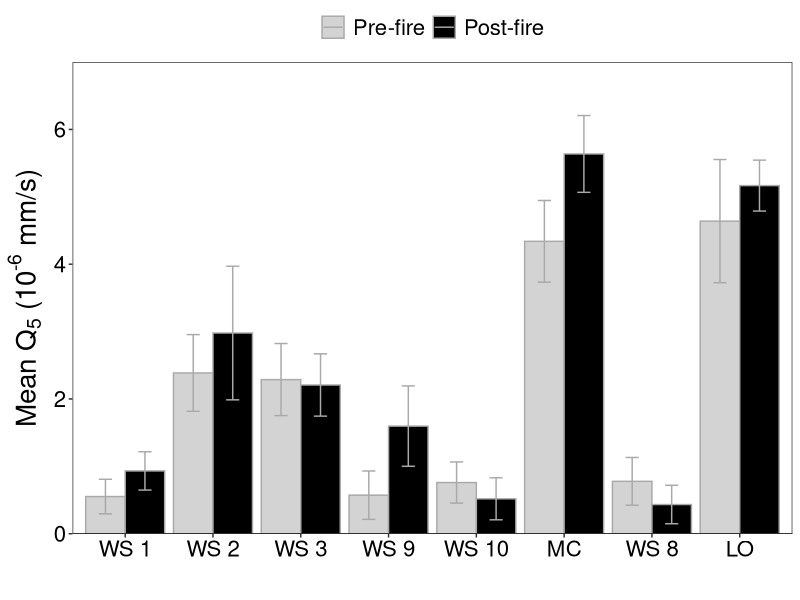
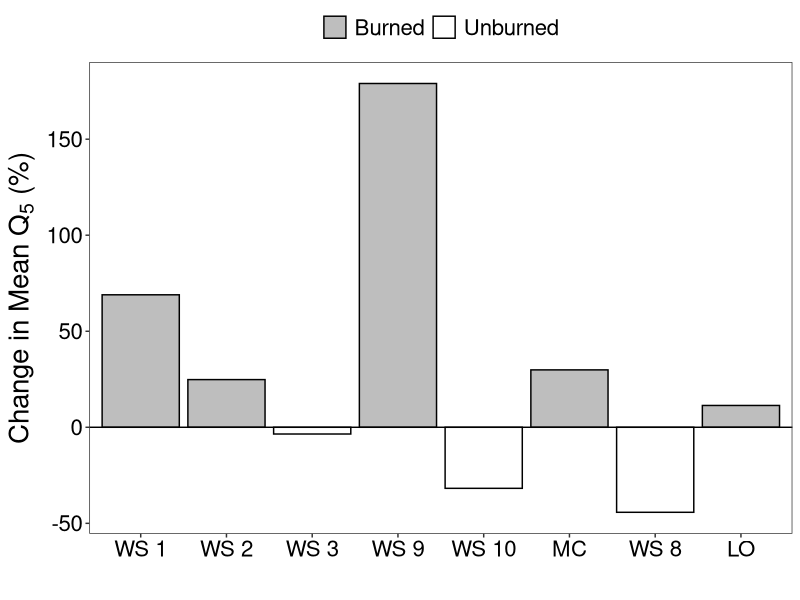

Here is the R script that generated these plots, in order:
#imports
library(stats)
library(ggplot2)
library(reshape2)

#set working directory
setwd("/Users/shannonduffy/Library/CloudStorage/Box-Box/Shannon_Duffy/Writing/Code For Paper Publication/")

#inputs
#read in low flows file
q5 <- read.csv("./Intermediate Outputs/5thPercentileFlows_nofall_2000_2025.csv")

#trim to recent prefire period
pre_holiday_q5<- subset(q5, WATERYEAR > 1999)
pre_holiday_q5<- subset(pre_holiday_q5, WATERYEAR < 2021)
pre_holiday_q5<-pre_holiday_q5[c("WATERYEAR","GSWS01","GSWS02","GSWS03","GSWS09","GSWS10")]
pre_lookout_q5<- subset(q5, WATERYEAR > 1999)
pre_lookout_q5<- subset(pre_lookout_q5, WATERYEAR < 2024)
pre_lookout_q5<-pre_lookout_q5[c("WATERYEAR","GSWSMC","GSLOOK","GSWS08")]
#trim post-fire period
post_holiday_q5<-subset(q5, WATERYEAR > 2020)
post_holiday_q5<-post_holiday_q5[c("WATERYEAR","GSWS01","GSWS02","GSWS03","GSWS09","GSWS10")]
post_lookout_q5<-subset(q5, WATERYEAR > 2023)
post_lookout_q5<-post_lookout_q5[c("WATERYEAR","GSWSMC","GSLOOK","GSWS08")]

#find mean of each watershed prefire
ws1_prefire_mean<-mean(pre_holiday_q5$GSWS01, na.rm = TRUE)
ws2_prefire_mean<-mean(pre_holiday_q5$GSWS02, na.rm = TRUE)
ws3_prefire_mean<-mean(pre_holiday_q5$GSWS03, na.rm = TRUE)
ws9_prefire_mean<-mean(pre_holiday_q5$GSWS09, na.rm = TRUE)
ws10_prefire_mean<-mean(pre_holiday_q5$GSWS10, na.rm = TRUE)
mc_prefire_mean<-mean(pre_lookout_q5$GSWSMC, na.rm = TRUE)
lo_prefire_mean<-mean(pre_lookout_q5$GSLOOK, na.rm = TRUE)
ws8_prefire_mean<-mean(pre_lookout_q5$GSWS08, na.rm = TRUE)
#find st dev of each watershed prefire
ws1_prefire_sd<-sd(pre_holiday_q5$GSWS01, na.rm = TRUE)
ws2_prefire_sd<-sd(pre_holiday_q5$GSWS02, na.rm = TRUE)
ws3_prefire_sd<-sd(pre_holiday_q5$GSWS03, na.rm = TRUE)
ws9_prefire_sd<-sd(pre_holiday_q5$GSWS09, na.rm = TRUE)
ws10_prefire_sd<-sd(pre_holiday_q5$GSWS10, na.rm = TRUE)
mc_prefire_sd<-sd(pre_lookout_q5$GSWSMC, na.rm = TRUE)
lo_prefire_sd<-sd(pre_lookout_q5$GSLOOK, na.rm = TRUE)
ws8_prefire_sd<-sd(pre_lookout_q5$GSWS08, na.rm = TRUE)
#find confidence interval of each watershed prefire
ws1_prefire_ci<-2.086*ws1_prefire_sd/((nrow(pre_holiday_q5[!is.na(pre_holiday_q5$GSWS01),]))^(1/2))
ws2_prefire_ci<-2.086*ws2_prefire_sd/((nrow(pre_holiday_q5[!is.na(pre_holiday_q5$GSWS02),]))^(1/2))
ws3_prefire_ci<-2.086*ws3_prefire_sd/((nrow(pre_holiday_q5[!is.na(pre_holiday_q5$GSWS03),]))^(1/2))
ws9_prefire_ci<-2.086*ws9_prefire_sd/((nrow(pre_holiday_q5[!is.na(pre_holiday_q5$GSWS09),]))^(1/2))
ws10_prefire_ci<-2.086*ws10_prefire_sd/((nrow(pre_holiday_q5[!is.na(pre_holiday_q5$GSWS10),]))^(1/2))
mc_prefire_ci<-2.069*mc_prefire_sd/((nrow(pre_lookout_q5[!is.na(pre_lookout_q5$GSWSMC),]))^(1/2))
lo_prefire_ci<-2.069*lo_prefire_sd/((nrow(pre_lookout_q5[!is.na(pre_lookout_q5$GSWSLO),]))^(1/2))
ws8_prefire_ci<-2.069*ws8_prefire_sd/((nrow(pre_lookout_q5[!is.na(pre_lookout_q5$GSWS08),]))^(1/2))
#find mean of each watershed postfire
ws1_postfire_mean<-mean(post_holiday_q5$GSWS01, na.rm = TRUE)
ws2_postfire_mean<-mean(post_holiday_q5$GSWS02, na.rm = TRUE)
ws3_postfire_mean<-mean(post_holiday_q5$GSWS03, na.rm = TRUE)
ws9_postfire_mean<-mean(post_holiday_q5$GSWS09, na.rm = TRUE)
ws10_postfire_mean<-mean(post_holiday_q5$GSWS10, na.rm = TRUE)
mc_postfire_mean<-mean(post_lookout_q5$GSWSMC, na.rm = TRUE)
lo_postfire_mean<-mean(post_lookout_q5$GSLOOK, na.rm = TRUE)
ws8_postfire_mean<-mean(post_lookout_q5$GSWS08, na.rm = TRUE)
#find st dev of each watershed postfire
ws1_postfire_sd<-sd(post_holiday_q5$GSWS01, na.rm = TRUE)
ws2_postfire_sd<-sd(post_holiday_q5$GSWS02, na.rm = TRUE)
ws3_postfire_sd<-sd(post_holiday_q5$GSWS03, na.rm = TRUE)
ws9_postfire_sd<-sd(post_holiday_q5$GSWS09, na.rm = TRUE)
ws10_postfire_sd<-sd(post_holiday_q5$GSWS10, na.rm = TRUE)
mc_postfire_sd<-sd(post_lookout_q5$GSWSMC, na.rm = TRUE)
lo_postfire_sd<-sd(post_lookout_q5$GSLOOK, na.rm = TRUE)
ws8_postfire_sd<-sd(post_lookout_q5$GSWS08, na.rm = TRUE)
#find percent change of each watershed
ws1_pct_change<-100*(ws1_postfire_mean-ws1_prefire_mean)/abs(ws1_prefire_mean)
ws2_pct_change<-100*(ws2_postfire_mean-ws2_prefire_mean)/abs(ws2_prefire_mean)
ws3_pct_change<-100*(ws3_postfire_mean-ws3_prefire_mean)/abs(ws3_prefire_mean)
ws9_pct_change<-100*(ws9_postfire_mean-ws9_prefire_mean)/abs(ws9_prefire_mean)
ws10_pct_change<-100*(ws10_postfire_mean-ws10_prefire_mean)/abs(ws10_prefire_mean)
mc_pct_change<-100*(mc_postfire_mean-mc_prefire_mean)/abs(mc_prefire_mean)
lo_pct_change<-100*(lo_postfire_mean-lo_prefire_mean)/abs(lo_prefire_mean)
ws8_pct_change<-100*(ws8_postfire_mean-ws8_prefire_mean)/abs(ws8_prefire_mean)
#combine into dataframe
means_df<-data.frame(
  Watershed=c("WS 1","WS 1","WS 2","WS 2","WS 3","WS 3","WS 9","WS 9","WS 10","WS 10","MC","MC","LO","LO","WS 8","WS 8"),
  Period=c("Pre-fire","Post-fire","Pre-fire","Post-fire","Pre-fire","Post-fire","Pre-fire","Post-fire","Pre-fire","Post-fire","Pre-fire","Post-fire","Pre-fire","Post-fire","Pre-fire","Post-fire"),
  Mean=c(ws1_prefire_mean,ws1_postfire_mean,ws2_prefire_mean,ws2_postfire_mean,ws3_prefire_mean,ws3_postfire_mean,ws9_prefire_mean,ws9_postfire_mean,ws10_prefire_mean,ws10_postfire_mean,mc_prefire_mean,mc_postfire_mean,lo_prefire_mean,lo_postfire_mean,ws8_prefire_mean,ws8_postfire_mean),
  Stdev=c(ws1_prefire_sd,ws1_postfire_sd,ws2_prefire_sd,ws2_postfire_sd,ws3_prefire_sd,ws3_postfire_sd,ws9_prefire_sd,ws9_postfire_sd,ws10_prefire_sd,ws10_postfire_sd,mc_prefire_sd,mc_postfire_sd,lo_prefire_sd,lo_postfire_sd,ws8_prefire_sd,ws8_postfire_sd),
  Pct_change=c(NA,ws1_pct_change,NA,ws2_pct_change,NA,ws3_pct_change,NA,ws9_pct_change,NA,ws10_pct_change,NA,mc_pct_change,NA,lo_pct_change,NA,ws8_pct_change),
  Burn_Status=c("Burned","Burned","Burned","Burned","Unburned","Unburned","Burned","Burned","Unburned","Unburned","Burned","Burned","Burned","Burned","Unburned","Unburned")
)

#multiply everything times 10^6
means_df_106<-means_df
means_df_106$Mean<-means_df_106$Mean*10^6
means_df_106$Stdev<-means_df_106$Stdev*10^6

#order watersheds
means_df_106$Watershed<-factor(means_df_106$Watershed, levels=c("WS 1","WS 2","WS 3","WS 9","WS 10","MC","WS 8","LO"))
#order periods
means_df_106$Period<-factor(means_df_106$Period, levels=c("Pre-fire","Post-fire"))
#order burn status
means_df_106$Burn_Status<-factor(means_df_106$Burn_Status, levels=c("Burned","Unburned"))

#make plot of pre and post fire q5 with error bars for stdev
dev.new(width=5.75, height=3, unit="in")
png(file="./Output Figures/Intermediate Figures/Mean_Q5_pre_post_fire_SD.png")
ggplot(data = means_df_106,aes(x=Watershed,y=Mean,fill = Period, color=Period)) +
  geom_bar(stat='identity',position='dodge')+
  geom_errorbar(aes(x=Watershed,ymin=Mean-Stdev, ymax = Mean+Stdev),width=0.3,position = position_dodge((0.9)))+
  scale_fill_manual(values = c("lightgray","black"))+
  scale_color_manual(values=c("darkgray","darkgray"))+
  xlab("")+
  ylab(expression(paste("Mean Q"[5], " (10"^"-6"," mm/s)")))+
  theme_bw()+
  theme(axis.text=element_text(color="black"),text=element_text(size=20,color = "black"),legend.title=element_blank(),panel.grid.major = element_blank(), panel.grid.minor = element_blank(),legend.position="top")+
  scale_y_continuous(limits = c(0,7),expand = c(NA,0))+
  geom_hline(yintercept=0,color="black")
dev.off()

#make plot of percent change in each watershed
dev.new(width=5.75, height=3, unit="in")
png(file="./Output Figures/Intermediate Figures/Mean_Q5_pct_change.png")
ggplot(data = means_df_106,aes(x=Watershed,y=Pct_change,fill = Burn_Status, color=Burn_Status)) +
  geom_col()+
  scale_fill_manual(values = c("gray","white"))+
  scale_color_manual(values=c("black","black"))+
  xlab("")+
  ylab(expression(paste("Change in Mean Q"[5], " (%)")))+
  theme_bw()+
  theme(axis.text=element_text(color="black"),text=element_text(size=20,color = "black"),legend.title=element_blank(),panel.grid.major = element_blank(), panel.grid.minor = element_blank(),legend.position="top")+
  geom_hline(yintercept=0,color="black")
dev.off()
